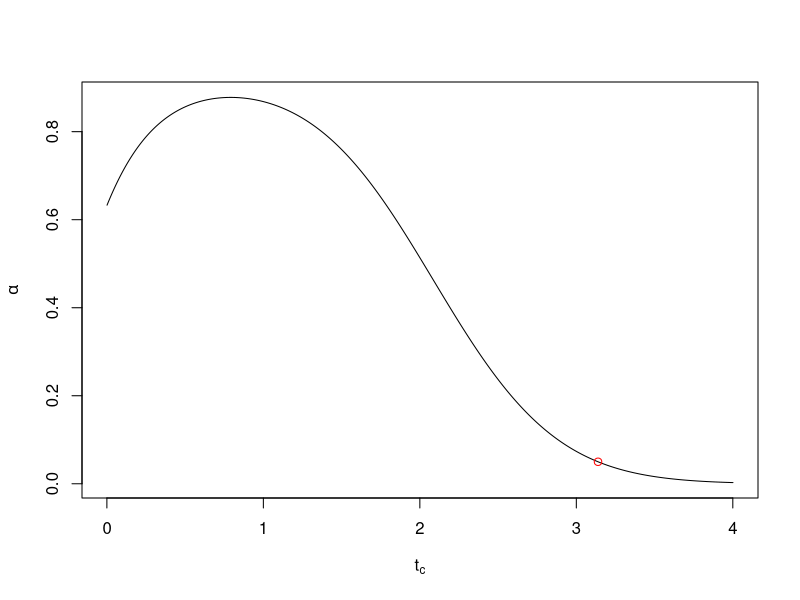

Source code (R):
ni <- function(t){
  wn = (2/t)*(pnorm(t/2)-0.5)/((t/2)*pnorm(t/2)+dnorm(t/2))
  return (wn)
}

FBS <- function(C,L,delta,tc){
  ff = 1 - exp(-2*C*(1-pnorm(tc))-0.04*L*tc*dnorm(tc)*ni(tc*sqrt(0.04*delta)))
  return (ff)
}

tt = seq(0.001, 4.001, by = 0.0001)
fun = rep(0, length(tt))
for (index in 1:length(tt)){
  fun[index] = FBS(1, 200, 1, tt[index])
}

plot(tt,fun, type = 'l', xlab = expression(t[c]), ylab = expression(alpha))


szukane = 0.05
pozycja = 1
for (kk in 1:length(fun))
{
  if(abs(fun[kk] - szukane) < abs(fun[pozycja] - szukane)){
    pozycja = kk
  }
}
critical_value = tt[pozycja] # tt[30726] = 3.0735
critical_value
lines(critical_value, fun[pozycja], type ='p', col='red')
